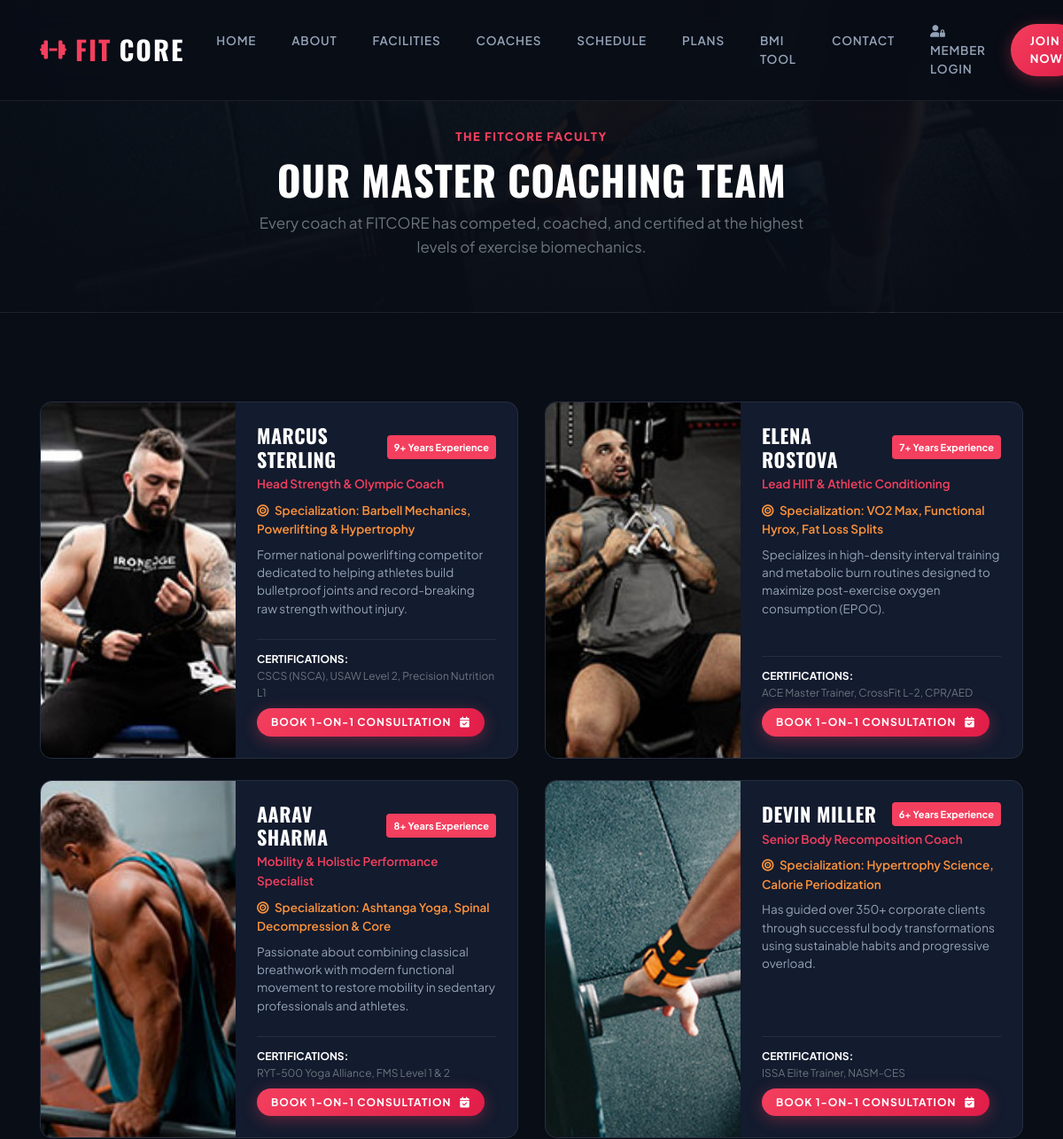
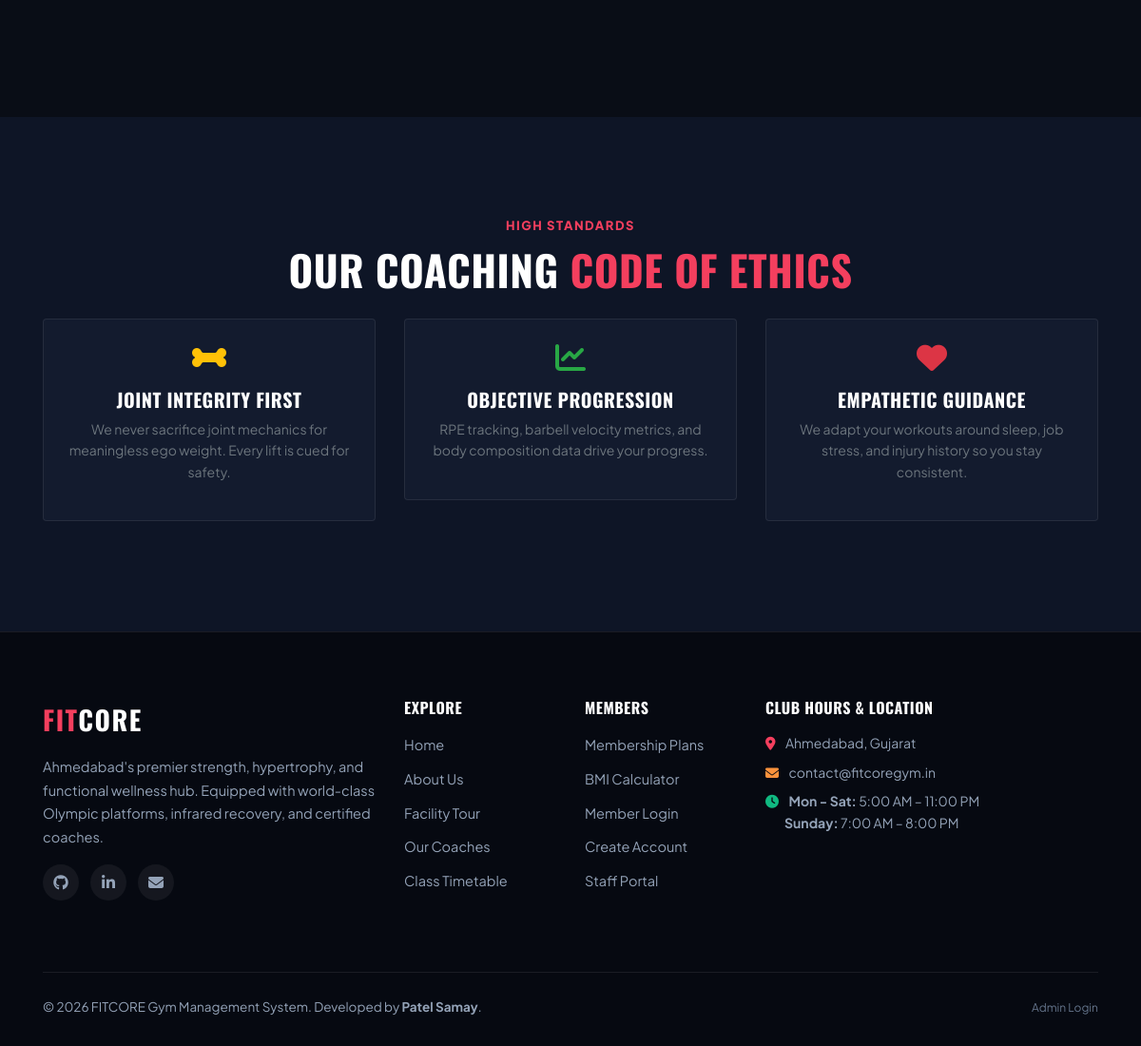
Screenshot of /trainers/ with the database file from the repository (2 pictures, top to bottom).
### gym/models.py (models this page shows, shortened)
class Trainer(models.Model):
    name = models.CharField(max_length=150)
    role = models.CharField(max_length=150, default="Head Strength Coach")
    speciality = models.CharField(max_length=200, default="Hypertrophy & Biomechanics")
    experience = models.CharField(max_length=50, default="7+ Years")
    bio = models.TextField(blank=True, null=True)
    certifications = models.CharField(max_length=255, default="CSCS, ACE-CPT, Precision Nutrition L1")
    image_url = models.CharField(max_length=300, blank=True, null=True)
    instagram = models.CharField(max_length=100, default="@fitcore_coach")
    is_active = models.BooleanField(default=True)
    creationdate = models.DateTimeField(auto_now_add=True)

### gym/views.py (the view)
# urls.py: path('trainers/', trainers_view, name='trainers_view'),
def trainers_view(request):
    trainers = Trainer.objects.filter(is_active=True)
    return render(request, 'trainers.html', {'trainers': trainers})

### gym/templates/trainers.html (shortened to what this page needs)
{% extends 'base.html' %}
{% load static %}
{% block content %}
<div class="page-hero-banner">
    <div class="container">
        <span class="section-tag">THE FITCORE FACULTY</span>
        <h1 class="text-white font-weight-bold" style="font-size: 46px;">OUR MASTER COACHING TEAM</h1>
        <p class="text-muted" style="max-width: 650px; margin: 0 auto; font-size: 17px;">
            Every coach at FITCORE has competed, coached, and certified at the highest levels of exercise biomechanics.
        </p>
    </div>
</div>
<section class="section-padding">
    <div class="container">
        <div class="row">
            {% for t in trainers %}
            <div class="col-lg-6 mb-4">
                <div class="trainer-card d-flex flex-column flex-md-row" style="height: 100%;">
                    <div class="trainer-img-wrap" style="width: 100%; min-width: 220px; max-width: 240px; height: auto;">
                        {% if forloop.counter == 1 %}
                            <img src="{% static 'assets/images/first-trainer.jpg' %}" alt="{{ t.name }}" style="height:100%;">
                        {% elif forloop.counter == 2 %}
                            <img src="{% static 'assets/images/second-trainer.jpg' %}" alt="{{ t.name }}" style="height:100%;">
                        {% elif forloop.counter == 3 %}
                            <img src="{% static 'assets/images/third-trainer.jpg' %}" alt="{{ t.name }}" style="height:100%;">
                        {% else %}
                            <img src="{% static 'assets/images/training-image-01.jpg' %}" alt="{{ t.name }}" style="height:100%;">
                        {% endif %}
                    </div>
                    <div class="trainer-content d-flex flex-column justify-content-between flex-grow-1">
                        <div>
                            <div class="d-flex justify-content-between align-items-center mb-1">
                                <h3 class="trainer-name mb-0" style="font-size: 22px;">{{ t.name }}</h3>
                                <span class="badge badge-danger p-2" style="background:var(--primary); font-size:11px;">{{ t.experience }}</span>
                            </div>
                            <div class="trainer-role mb-2">{{ t.role }}</div>
                            <p style="color:var(--accent); font-size: 13.5px; font-weight:600; margin-bottom:8px;">
                                <i class="fa fa-bullseye mr-1"></i> Specialization: {{ t.speciality }}
                            </p>
                            <p class="trainer-bio" style="font-size:13.5px;">{{ t.bio|default:"Dedicated to helping athletes and lifters unlock peak physical conditioning with science-backed principles." }}</p>
                        </div>
                        <div class="trainer-certs mt-2">
                            <div class="text-white font-weight-bold" style="font-size: 12px; text-transform:uppercase;">Certifications:</div>
                            <span class="text-muted" style="font-size:12px;">{{ t.certifications }}</span>
                            <div class="mt-2">
                                <a href="{% url 'contact' %}" class="btn-primary-custom" style="padding: 6px 16px; font-size:12px;">
                                    Book 1-on-1 Consultation <i class="fa fa-calendar-check"></i>
                                </a>
                            </div>
                        </div>
                    </div>
                </div>
            </div>
            {% empty %}
            <div class="col-12 text-center text-muted">
                <p>No trainers listed yet. Run <code>python manage.py seed_gym_data</code>.</p>
            </div>
            {% endfor %}
        </div>
    </div>
</section>
<section class="section-padding" style="background: var(--bg-surface);">
    <div class="container text-center">
        <span class="section-tag">HIGH STANDARDS</span>
        <h2 class="section-title mb-4">Our Coaching <span>Code of Ethics</span></h2>
        <div class="row">
            <div class="col-md-4 mb-3">
                <div class="p-4 rounded" style="background: var(--bg-card); border: 1px solid var(--border);">
                    <i class="fa fa-bone fa-2x mb-3 text-warning"></i>
                    <h5 class="text-white font-weight-bold">Joint Integrity First</h5>
                    <p class="text-muted" style="font-size:14px;">We never sacrifice joint mechanics for meaningless ego weight. Every lift is cued for safety.</p>
                </div>
            </div>
            <div class="col-md-4 mb-3">
                <div class="p-4 rounded" style="background: var(--bg-card); border: 1px solid var(--border);">
                    <i class="fa fa-chart-line fa-2x mb-3 text-success"></i>
                    <h5 class="text-white font-weight-bold">Objective Progression</h5>
                    <p class="text-muted" style="font-size:14px;">RPE tracking, barbell velocity metrics, and body composition data drive your progress.</p>
                </div>
            </div>
            <div class="col-md-4 mb-3">
                <div class="p-4 rounded" style="background: var(--bg-card); border: 1px solid var(--border);">
                    <i class="fa fa-heart fa-2x mb-3 text-danger"></i>
                    <h5 class="text-white font-weight-bold">Empathetic Guidance</h5>
                    <p class="text-muted" style="font-size:14px;">We adapt your workouts around sleep, job stress, and injury history so you stay consistent.</p>
                </div>
            </div>
        </div>
    </div>
</section>
{% endblock %}

### gym/static/assets/css/custom.css (style rules this page uses)
:root { --bg-dark: #090d16; --bg-card: #131b2e; --bg-card-hover: #1a253f; --bg-surface: #0e1526; --primary: #f43f5e; --primary-glow: rgba(244, 63, 94, 0.35); --primary-dark: #e11d48; --accent: #fb923c; --accent-gold: #f59e0b; --success: #10b981; --text-main: #f8fafc; --text-muted: #94a3b8; --text-dim: #64748b; --border: rgba(255, 255, 255, 0.08); --border-hover: rgba(244, 63, 94, 0.4); --font-heading: 'Oswald', sans-serif; --font-body: 'Plus Jakarta Sans', -apple-system, sans-serif; --radius-sm: 8px; --radius-md: 14px; --radius-lg: 22px; }
* { box-sizing: border-box; }
body { font-family: var(--font-body); background-color: var(--bg-dark); color: var(--text-main); margin: 0; padding: 0; overflow-x: hidden; line-height: 1.6; }
h1, h2, h3, h4, h5, h6, .brand-font { font-family: var(--font-heading); letter-spacing: 0.5px; text-transform: uppercase; }
.btn-primary-custom { background: linear-gradient(135deg, #f43f5e 0%, #e11d48 100%); color: #ffffff !important; padding: 14px 32px; border-radius: 30px; font-weight: 700; font-size: 14px; border: none; transition: all 0.3s cubic-bezier(0.16, 1, 0.3, 1); text-transform: uppercase; letter-spacing: 1px; display: inline-flex; align-items: center; justify-content: center; gap: 10px; cursor: pointer; box-shadow: 0 4px 18px var(--primary-glow); text-decoration: none !important; }
.section-padding { padding: 100px 0; }
.section-tag { color: var(--primary); font-size: 13px; font-weight: 800; text-transform: uppercase; letter-spacing: 1.5px; margin-bottom: 10px; display: inline-block; }
.section-title { font-size: clamp(30px, 4vw, 44px); font-weight: 700; color: #ffffff; margin-bottom: 16px; }
.section-title span { color: var(--primary); }
.trainer-card { background: var(--bg-card); border: 1px solid var(--border); border-radius: var(--radius-md); overflow: hidden; transition: all 0.3s ease; height: 100%; }
.trainer-img-wrap { position: relative; height: 280px; overflow: hidden; background: #0f172a; }
.trainer-img-wrap img { width: 100%; height: 100%; object-fit: cover; transition: transform 0.4s ease; }
.trainer-content { padding: 24px; }
.trainer-name { font-size: 22px; font-weight: 700; color: #fff; margin-bottom: 4px; }
.trainer-role { color: var(--primary); font-size: 13.5px; font-weight: 600; margin-bottom: 12px; }
.trainer-bio { color: var(--text-muted); font-size: 14px; line-height: 1.5; margin-bottom: 16px; }
.trainer-certs { font-size: 12px; color: var(--text-dim); border-top: 1px solid var(--border); padding-top: 12px; margin-top: 12px; }
.page-hero-banner { background: linear-gradient(180deg, rgba(9, 13, 22, 0.9) 0%, rgba(9, 13, 22, 0.98) 100%), url('../images/training-image-01.jpg') center/cover no-repeat; padding: 140px 0 60px 0; text-align: center; border-bottom: 1px solid var(--border); }

### rows the page displays
Trainer: name "MARCUS STERLING", experience "9+ Years Experience", role "Head Strength & Olympic Coach", speciality "Barbell Mechanics, Powerlifting & Hypertrophy", bio "Former national powerlifting competitor dedicated to helping athletes build bulletproof joints and record-breaking raw strength without injury.", certifications "CSCS (NSCA), USAW Level 2, Precision Nutrition L1"
Trainer: name "ELENA ROSTOVA", experience "7+ Years Experience", role "Lead HIIT & Athletic Conditioning", speciality "VO2 Max, Functional Hyrox, Fat Loss Splits", bio "Specializes in high-density interval training and metabolic burn routines designed to maximize post-exercise oxygen consumption (EPOC).", certifications "ACE Master Trainer, CrossFit L-2, CPR/AED"
Trainer: name "AARAV SHARMA", experience "8+ Years Experience", role "Mobility & Holistic Performance Specialist", speciality "Ashtanga Yoga, Spinal Decompression & Core", bio "Passionate about combining classical breathwork with modern functional movement to restore mobility in sedentary professionals and athletes.", certifications "RYT-500 Yoga Alliance, FMS Level 1 & 2"
Trainer: name "DEVIN MILLER", experience "6+ Years Experience", role "Senior Body Recomposition Coach", speciality "Hypertrophy Science, Calorie Periodization", bio "Has guided over 350+ corporate clients through successful body transformations using sustainable habits and progressive overload.", certifications "ISSA Elite Trainer, NASM-CES"
